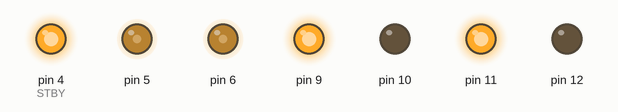
Recording of a sketch running on a simulated Arduino Uno, built with avr-gcc and run on an emulated ATmega328P. Shown: output pins drawn as LEDs (lit = HIGH).

Above: at 0.05 s.
At 2.05 s:
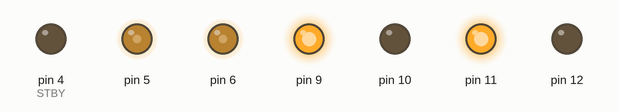
At 3.5 s:
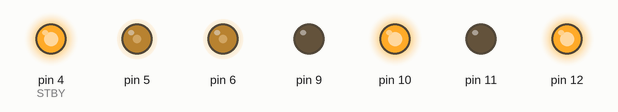
At 6.95 s:
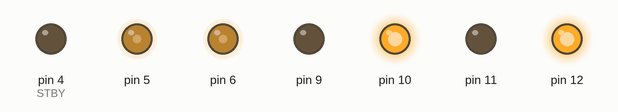
Timing chart, 0 to 8.1 s (numbered marks = the images above):
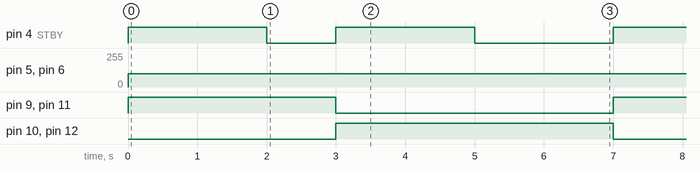

The sketch:

motor.ino
```cpp
#include "Motor.h"

#define MOTOR1_IN_A		9
#define MOTOR1_IN_B		10
#define MOTOR2_IN_A		11
#define MOTOR2_IN_B		12
#define MOTOR1_PWM  	5
#define MOTOR2_PWM  	6

#define STBY	4

//left side motors
Motor motor1(MOTOR1_PWM, MOTOR1_IN_A, MOTOR1_IN_B); //front

 //right side motors
Motor motor2(MOTOR2_PWM, MOTOR2_IN_A, MOTOR2_IN_B); // front


void setup() {

    pinMode(STBY, OUTPUT);

  	digitalWrite(STBY, HIGH);
}

void loop() {
 	motor1.spin(100);
 	motor2.spin(100);

	delay(2000);
  	digitalWrite(STBY, LOW);

	delay(1000);
  	digitalWrite(STBY, HIGH);

 	motor1.spin(-100);
 	motor2.spin(-100);

	delay(2000);
  	digitalWrite(STBY, LOW);

	delay(2000);
  	digitalWrite(STBY, HIGH);
}
```

Measured:
- by itself, pin 4 (STBY): repeats every 7.0 s: HIGH 2.0 s, LOW 2.0 s, HIGH 2.0 s, LOW 1.0 s
- by itself, pin 5, pin 6: 0/255 → 100/255 at 0.00 s
- by itself, pin 9, pin 11: alternates HIGH for 3.0 s and LOW for 4.0 s
- by itself, pin 10, pin 12: alternates HIGH for 4.0 s and LOW for 3.0 s
